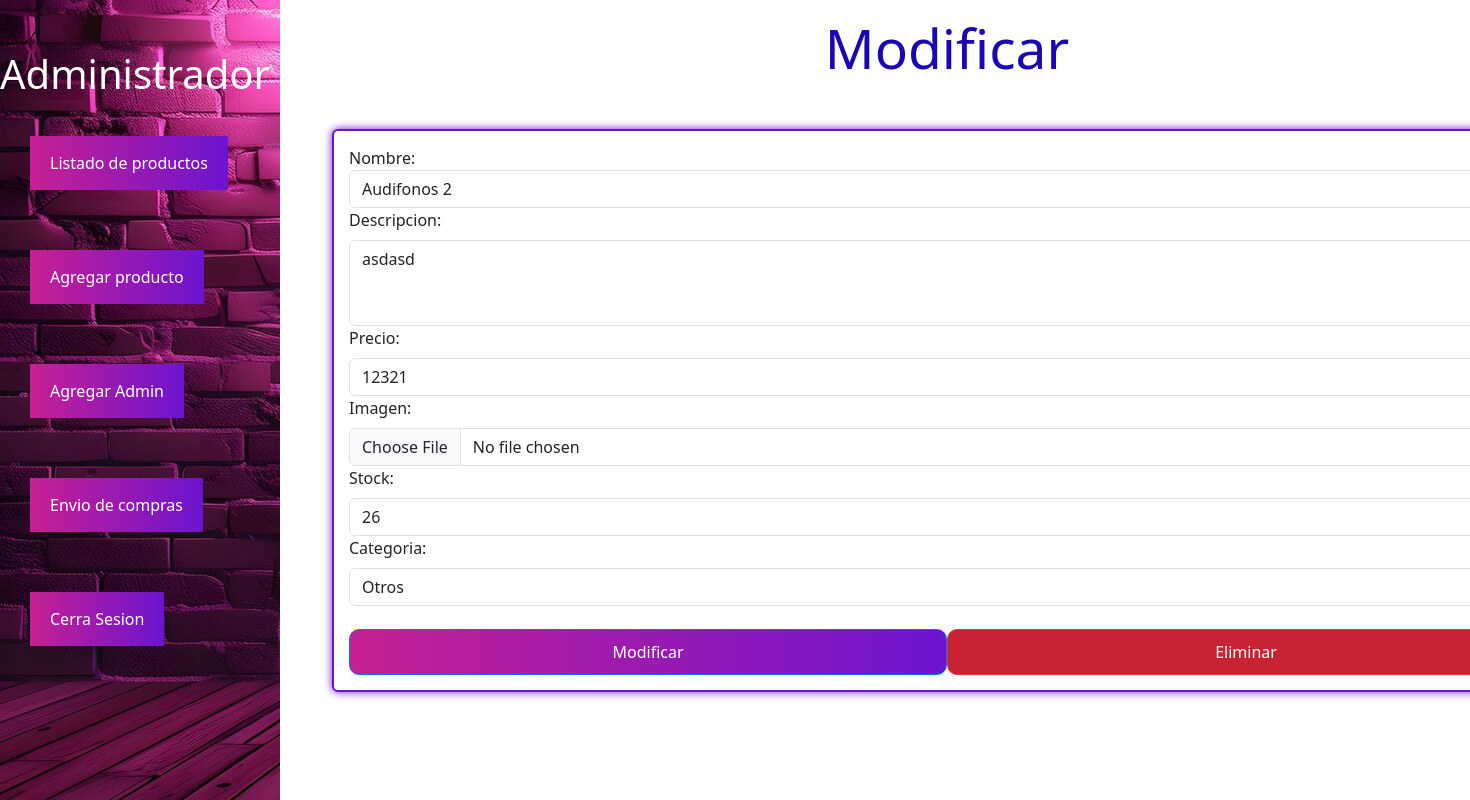
The app's page /productos/editar/2 (signed in), older data.
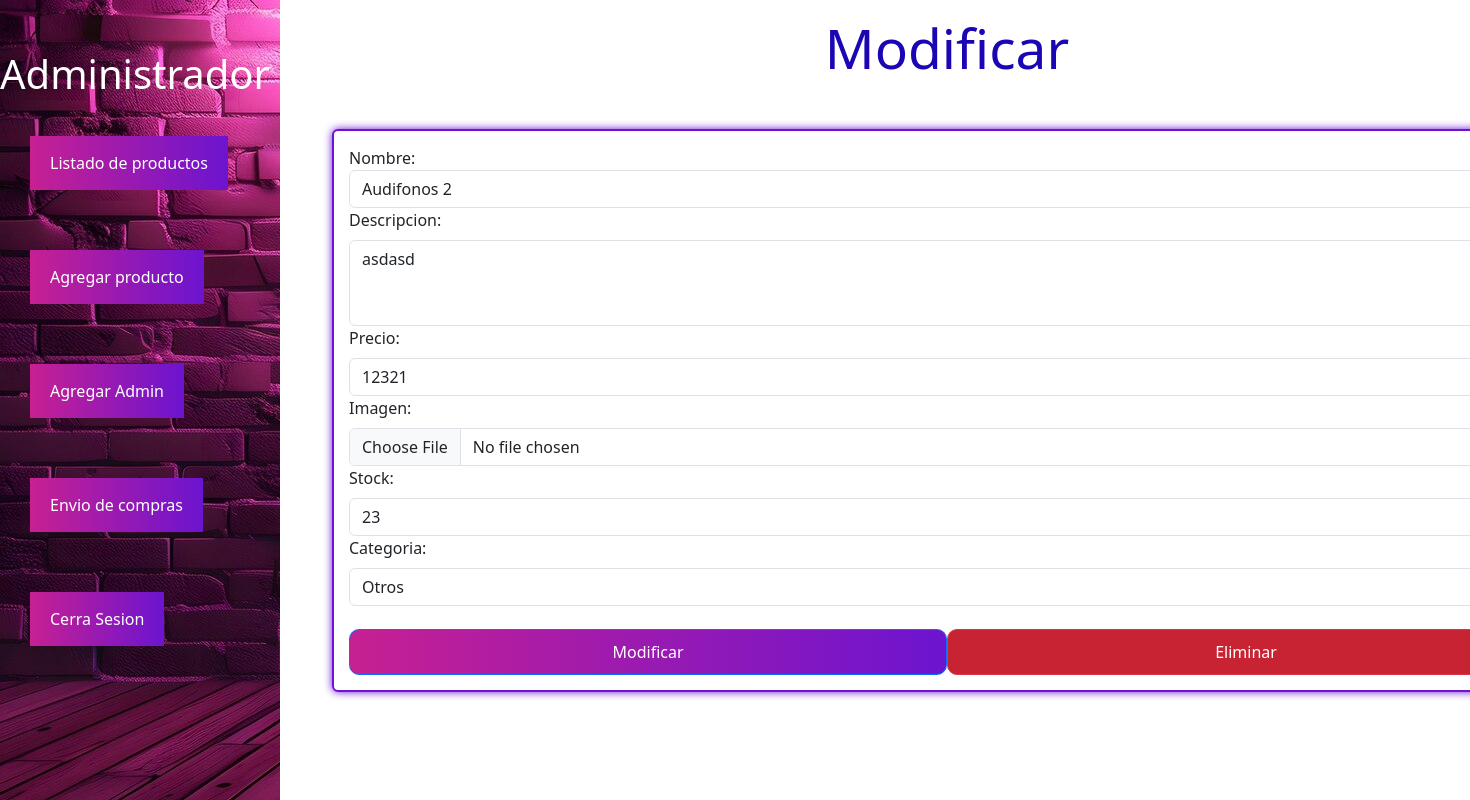
The same page, newer data.
### modulos/productos/models.py (models this page shows)
class Producto(models.Model):
    nombre = models.CharField(max_length=30)
    descripcion = models.TextField()
    imagen = models.ImageField(upload_to='productos',null=True)
    precio = models.IntegerField(validators=[MinValueValidator(1)])
    stock= models.SmallIntegerField(validators=[MinValueValidator(1)])
    categoria = models.CharField(max_length=20, choices=categorias)

### modulos/productos/views.py (the view, shortened to what this page needs)
# urls.py: path('editar/<int:id>',views.modificar,name='editar'),
@login_required
def modificar(request,id):
    if request.method == 'GET':
        producto = get_object_or_404(Producto,id =id)
        datos = {
            'formulario':productoForm(instance= producto),
            'idprod':producto.id
        }
        return render(request,'productos/modificar.html',datos)

### modulos/productos/forms.py
class productoForm(forms.ModelForm):
    class Meta:
        model = Producto
        fields = ('nombre','descripcion','precio','imagen','stock','categoria')
        widgets = {
            'nombre': forms.TextInput(attrs={'class':'form-control','placeholder':'Ingresa un nombre'}),
            'descripcion': forms.Textarea(attrs={'class': 'form-control mt-2','style': 'max-height: 100px; overflow-y: 100px;', 'rows': 3, 'cols': 15, 'placeholder': 'Descripción del producto'}),
            'precio': forms.NumberInput(attrs = {'class':'form-control mt-2','placeholder':'Ingresa el precio'}),
            'imagen':forms.FileInput(attrs = {'class':'form-control mt-2'}),
            'stock': forms.NumberInput(attrs = {'class':'form-control mt-2','placeholder':'Ingresa el stock'}),
            'categoria': forms.Select(attrs = {'class':'form-control mt-2','placeholder':'Selecciona una categoria'}),
        }

### templates/productos/modificar.html (shortened to what this page needs)
{% extends '../base/base2.html' %}
{% block content %}
<div class="anchormodificarproduc col-sm-12 col-md-7 col-lg-8 col-xl-8">
    <h2 class="titulomodificarproduc text-center">Modificar</h2>
        <form action="" method="post" class="form_modificarprodu card card-body mt-5" enctype="multipart/form-data">
            {{formulario}}
           <div class="btns_centromodielimi">
            <button class="btn_modificarprodu btn btn-primary mt-2">Modificar</button>
            <a href="{% url 'eliminar' idprod %}" class="btn_eliminarprodu btn btn-danger mt-2">Eliminar</a>
           </div>
        </form>
</div>
{% endblock %}

Row changes from the older to the newer data that the page shows:
changed Producto "Audifonos 2": stock "26" → "23"
